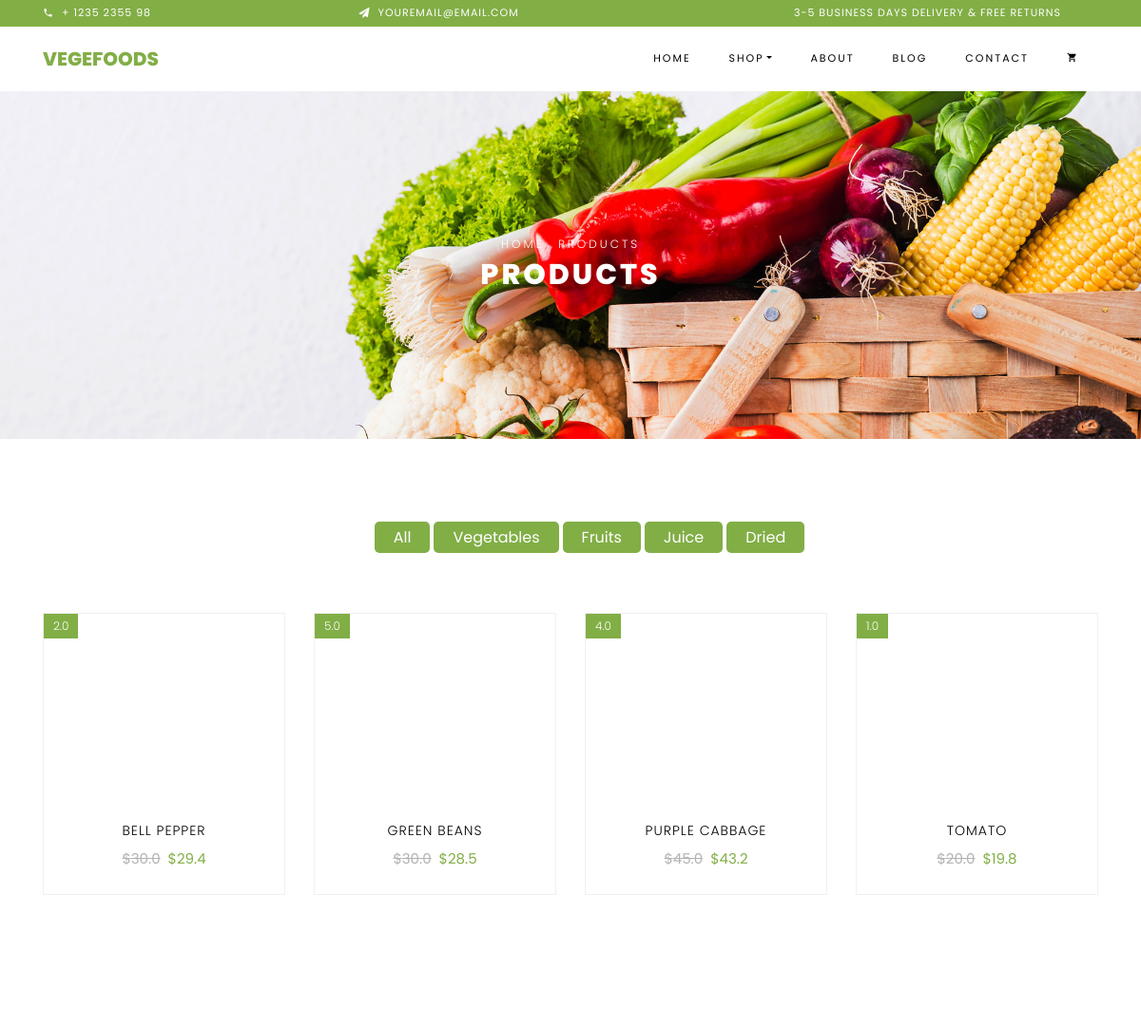
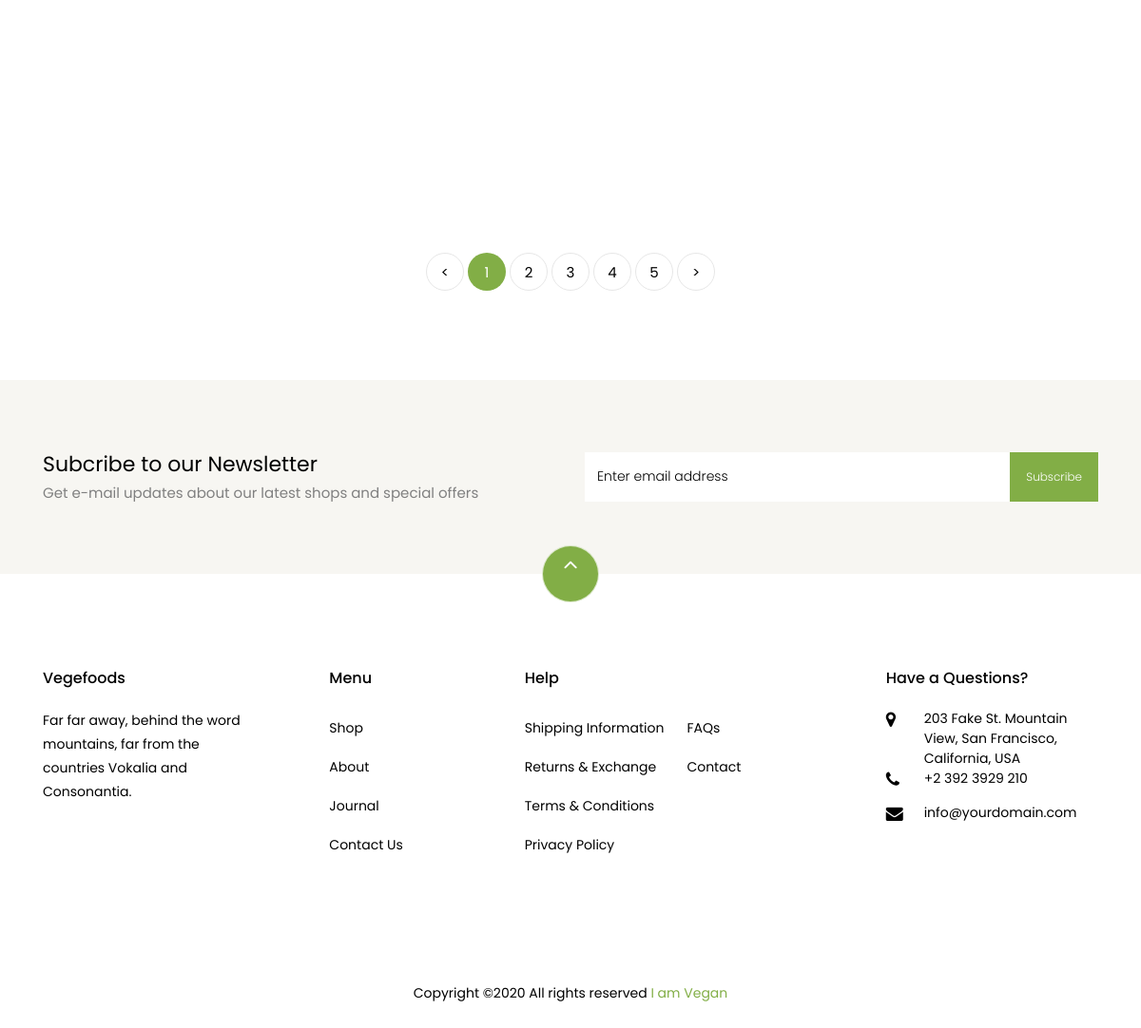
Page /vegetables/ on the committed database (2 pictures, top to bottom).
### iamvegan/models.py (models this page shows)
class Product(models.Model):
    name = models.CharField(max_length=200)
    price = models.FloatField()
    discounted_price = models.FloatField()
    category = models.CharField(max_length=7, choices=CATEGORY_CHOICES)
    label = models.CharField(max_length=10, choices=LABEL_CHOICES)
    image = models.ImageField(upload_to='')
    quantity = models.IntegerField(default=1)
    afterdiscount = ComputedFloatField(default=0, compute_from='calculation1')
    totalprice = ComputedFloatField(default=0, compute_from='calculation2')
    taxes = models.FloatField()
    @property
    def calculation1(self):
        return self.price - (self.discounted_price / 100) * self.price
    @property
    def calculation2(self):
        return self.price * self.quantity + self.taxes

### iamvegan/views.py (the view)
# urls.py: path('vegetables/', views.vegetables, name='vegetables'),
def vegetables(request):
    vegetable = Product.objects.filter(category='Veggies')
    return render(request, "Iamvegan/vegetables.html",{'vegetable':vegetable})

### templates/Iamvegan/vegetables.html (shortened to what this page needs)
{% extends "Iamvegan/basetemplate.html" %}
{% block body %}
    <div class="hero-wrap hero-bread" style="background-image: url('/static/images/bg_1.jpg');">
        <div class="container">
            <div class="row no-gutters slider-text align-items-center justify-content-center">
                <div class="col-md-9 animate text-center">
                    <p class="breadcrumbs"><span class="mr-2"><a href="index.html">Home</a></span> <span>Products</span>
                    </p>
                    <h1 class="mb-0 bread">Products</h1>
                </div>
            </div>
        </div>
    </div>
    <section class="ftco-section">
        <div class="container">
            <div class="row justify-content-center">
                <div class="col-md-10 mb-5 text-center">
                    <ul class="product-category">
                        <li><a href="{% url 'shop' %}" class="active">All</a></li>
                        <li><a href="{% url 'vegetables' %}" class="active">Vegetables</a></li>
                        <li><a href="{% url 'fruits' %}" class="active">Fruits</a></li>
                        <li><a href="{% url 'juices' %}" class="active">Juice</a></li>
                        <li><a href="{% url 'dries' %}" class="active">Dried</a></li>
                    </ul>
                </div>
            </div>
            <div class="row">
                {% for product in vegetable %}
                    <div class="col-md-6 col-lg-3 ftco-animate">
                        <div class="product">
                            <a href="{% url 'product' product.id %}" class="img-prod"><img class="img-fluid"
                                <span class="status">{{ product.discounted_price }}</span>
                            </a>
                            <div class="text py-3 pb-4 px-3 text-center">
                                <h3><a href="#">{{ product.name }}</a></h3>
                                <div class="d-flex">
                                    <div class="pricing">
                                        <p class="price"><span class="mr-2 price-dc">${{ product.price }}</span><span
                                                class="price-sale">${{ product.afterdiscount }}</span></p>
                                    </div>
                                </div>
                            </div>
                        </div>
                    </div>
                {% endfor %}
            </div>
            <div class="row mt-5">
                <div class="col text-center">
                    <div class="block-27">
                        <ul>
                            <li><a href="#">&lt;</a></li>
                            <li class="active"><span>1</span></li>
                            <li><a href="#">2</a></li>
                            <li><a href="#">3</a></li>
                            <li><a href="#">4</a></li>
                            <li><a href="#">5</a></li>
                            <li><a href="#">&gt;</a></li>
                        </ul>
                    </div>
                </div>
            </div>
        </div>
    </section>
    <section class="ftco-section ftco-no-pt ftco-no-pb py-5 bg-light">
        <div class="container py-4">
            <div class="row d-flex justify-content-center py-5">
                <div class="col-md-6">
                    <h2 style="font-size: 22px;" class="mb-0">Subcribe to our Newsletter</h2>
                    <span>Get e-mail updates about our latest shops and special offers</span>
                </div>
                <div class="col-md-6 d-flex align-items-center">
                    <form action="#" class="subscribe-form">
                        <div class="form-group d-flex">
                            <input type="text" class="form-control" placeholder="Enter email address">
                            <input type="submit" value="Subscribe" class="submit px-3">
                        </div>
                    </form>
                </div>
            </div>
        </div>
    </section>
{% endblock %}

### rows in the picture
Product: discounted_price "2.0", name "BELL PEPPER", price "30.0", afterdiscount "29.4"
Product: discounted_price "5.0", name "GREEN BEANS", price "30.0", afterdiscount "28.5"
Product: discounted_price "4.0", name "PURPLE CABBAGE", price "45.0", afterdiscount "43.2"
Product: discounted_price "1.0", name "TOMATO", price "20.0", afterdiscount "19.8"
